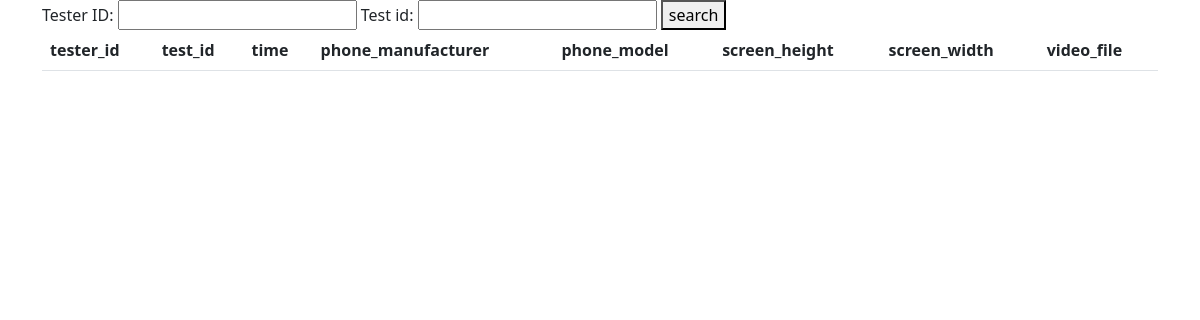
Page /detailview/ on the earlier database version.
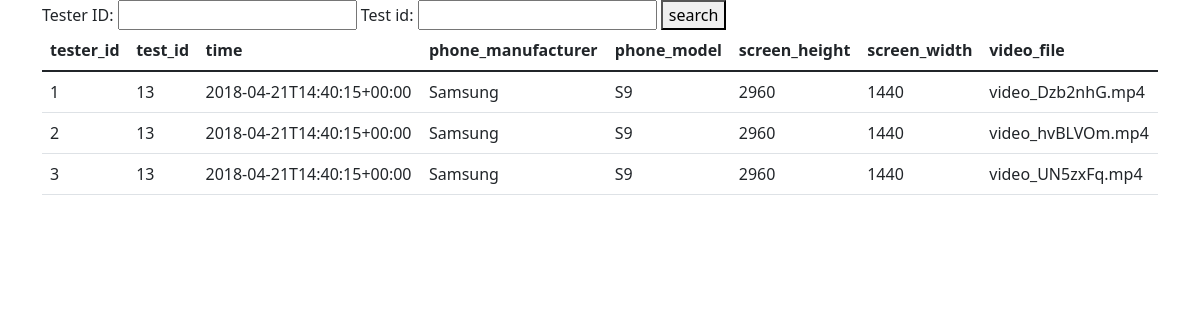
Same page on the later database version.
### backendapp/models.py (models this page shows, shortened)
class Tester(models.Model):
    tester_ID=models.BigAutoField(primary_key=True)
    test_id=models.IntegerField()
    time=models.CharField(max_length=200)
    phone_manufacturer=models.CharField(max_length=200)
    phone_model=models.CharField(max_length=200)
    screen_height=models.CharField(max_length=200)
    screen_width=models.CharField(max_length=200)
    video_file=models.FileField(null=False,blank=False,default="testdef")

### backendapp/views.py (the view)
# urls.py: path('detailview/',views.detailview,name='detailview')
def detailview(request):
    testers=Tester.objects.all()
    testerfilter=TesterFilter(request.GET,queryset=testers)
    testers=testerfilter.qs
    context={'Testersdata':testers,'testerfilter':testerfilter}
    return render(request,'detailview.html',context)

### templates/detailview.html
{% extends 'base.html' %}
{% block content %}
<form method="get">
    {{ testerfilter.form}}
    <button type="submit">search</button>
</form>
<table class="table mb-0">
    <thead>
        <tr>
            <th>tester_id</th>
            <th>test_id</th>
            <th>time</th>
            <th>phone_manufacturer</th>
            <th>phone_model</th>
            <th>screen_height</th>
            <th>screen_width</th>
            <th>video_file</th>
        </tr>
    </thead>
    <tbody>
        {% for i in Testersdata %}
        <tr>
            <td>{{i.tester_ID}}</td>
            <td>{{i.test_id}}</td>
            <td>{{i.time}}</td>
            <td>{{i.phone_manufacturer}}</td>
            <td>{{i.phone_model}}</td>
            <td>{{i.screen_height}}</td>
            <td>{{i.screen_width}}</td>
            <td>{{i.video_file}}</td>
        </tr>
        {% endfor %}
    </tbody>
</table>
{% endblock %}

### templates/base.html (shortened to what this page needs)
{% load static %}
<!DOCTYPE html>
<html>
<head>
    <link href="https://cdn.jsdelivr.net/npm/bootstrap@5.1.1/dist/css/bootstrap.min.css" rel="stylesheet"
>
</head>
<body>
    <div class='container'>
        {% block content %}{% endblock content %}
    </div>
</body>
</html>

Differences in the rows shown:
added Tester: tester_ID "1", test_id "13", time "2018-04-21T14:40:15+00:00", phone_manufacturer "Samsung", phone_model "S9", screen_height "2960", screen_width "1440", video_file "video_Dzb2nhG.mp4"
added Tester: tester_ID "2", test_id "13", time "2018-04-21T14:40:15+00:00", phone_manufacturer "Samsung", phone_model "S9", screen_height "2960", screen_width "1440", video_file "video_hvBLVOm.mp4"
added Tester: tester_ID "3", test_id "13", time "2018-04-21T14:40:15+00:00", phone_manufacturer "Samsung", phone_model "S9", screen_height "2960", screen_width "1440", video_file "video_UN5zxFq.mp4"
